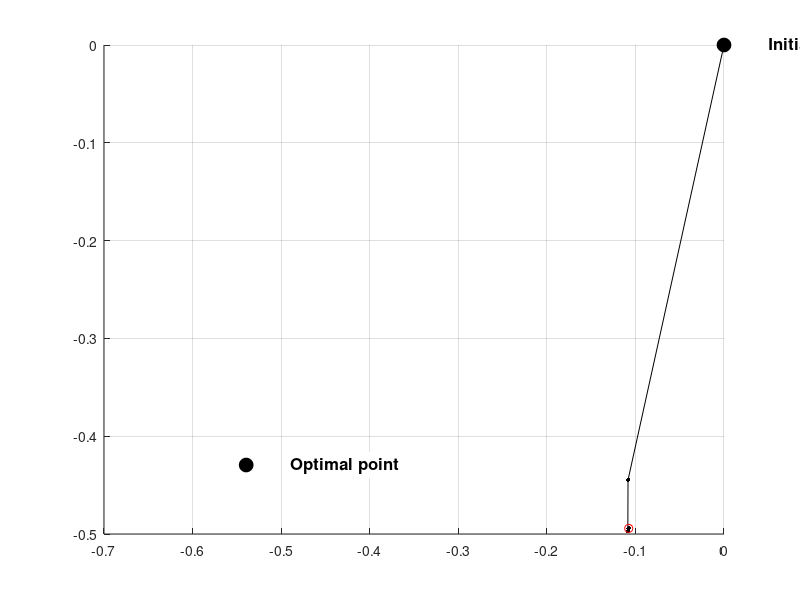

Write the MATLAB code that produced this figure.
%%%
% MPC-425, Exercise 2
%%% 
function ex2

% Problem:
%  min  0.5 * z' * prob.H * z + prob.q' * z
%  s.t. prob.G * z <= prob.d

%% Choose problem parameters
dim   = 2; % Number of optimization variables
speed = 'fast'; % set to 'fast' for fast convergence, and 'slow' to see what's going on
seed  = ceil(100*rand); % Set to any integer to choose the randomly generated problem

[prob,opt] = setupEx2(dim, speed, seed);

%%%%%%%%%%%%%%%%%%% THE BARRIER METHOD %%%%%%%%%%%%%%%%%%%
%%%%%%%%%%%%%%%%%%% THE BARRIER METHOD %%%%%%%%%%%%%%%%%%%

% Initialize
kappa = opt.kappa0;
z     = prob.z0;
zprev = z;

% Outer loop
stats.outerIterations = 0;
stats.innerIterations = 0;
tic
while kappa > opt.epsilon % Stop once the barrier term is small
  stats.outerIterations = stats.outerIterations + 1;
  
  % Inner loop (centering step)
  while 1
    stats.innerIterations = stats.innerIterations + 1;
    if any(prob.d-prob.G*z < 0), error('Current point z is not feasible'); end

    %vvvvvvvvvvvvvvvv YOUR CODE HERE vvvvvvvvvvvvvvvvvvv

    % Compute search Newton's direction 
    summ = 0;
    summ2 = 0;
    for k = 1:length(prob.d)
        di = prob.d(k);
        gi = prob.G(k,:);
        summ = summ + 1/(di-gi*z).^2*gi'*gi;
        summ2 = summ2 + 1/(di-gi*z)*gi';
    end
    A = prob.H + kappa*summ;
    b = -prob.H*z - prob.q - kappa*summ2;
    
    [L, U, P] = lu(A);
    y = L\P*b;
    Dz = U\y;

    %^^^^^^^^^^^^^^^^ YOUR CODE HERE ^^^^^^^^^^^^^^^^^^^

    if dim == 2, plot([z(1);zprev(1)],[z(2);zprev(2)],'k.-','markersize',10); drawnow; end

    t = 1;

    % Reduce t until z+t*Dz is feasible
    % (Backtrack for feasibility)
    % Use opt.beta / opt.alpha as the backtracking parameters

    while t > opt.epsilon && any(prob.G*(z+t*Dz) > prob.d)
      t = opt.beta*t;
    end

    % Reduce t to minimize f(z+t*Dz)
    % Use opt.beta / opt.alpha as the backtracking parameters

    while t > opt.epsilon
      fup   = prob.f(z+t*Dz) + kappa * prob.phi(z+t*Dz); 
      df    = prob.gradF(z)  + kappa * prob.gradPhi(z);
      fdown = prob.f(z)      + kappa * prob.phi(z) + opt.alpha*t*df'*Dz;

      if fup < fdown, break; end
      t=opt.beta*t;
    end

    % Termination condition
    % We stop if we're no longer making any progress, either because the
    % step size t is very small, or the size of the gradient is very small
    if t < opt.epsilon || norm(Dz) < opt.epsilon, break; end
    
    % Slow down convergence so we can see what's going on
    if opt.slow, t = min([t t/(20*norm(Dz)) ]); end
    
    % Take step
    zprev = z;
    z = z + t*Dz;
  end

  if dim == 2, plot(z(1),z(2),'ro'); drawnow; end

  % Decrease barrier parameter
  kappa = kappa * opt.mu;
end
stats.solveTime = toc;

%%%%%%%%%%%%%%%%%%% THE BARRIER METHOD END %%%%%%%%%%%%%%%%%%%
%%%%%%%%%%%%%%%%%%% THE BARRIER METHOD END %%%%%%%%%%%%%%%%%%%


%%
% Solve the optimization problem and compare
tic
[zopt,fval,flag] = quadprog(prob.H,prob.q,prob.G,prob.d);
stats.quadprogSolveTime = toc;
if flag ~= 1, error('Could not solve optimization problem'); end

fprintf('---------------------\n');
fprintf('Your optimal cost: %f\n', prob.f(z));
fprintf('True optimal cost: %f\n', fval);
fprintf('Error = %f\n\n', abs(prob.f(z) - fval));


if dim==2
  fprintf('---------------------\n');
  fprintf('Your optimal solution: [%.3f %.3f]\n', z(1), z(2));
  fprintf('True optimal solution: [%.3f %.3f]\n', zopt(1), zopt(2));
  fprintf('Norm of error = %f\n\n', norm(z-zopt));
end

fprintf('---------------------\n');
fprintf('Solution statistics:\n');
fprintf('  Number of outer iterations: %i\n', stats.outerIterations);
fprintf('  Number of inner iterations: %i\n', stats.innerIterations);
fprintf('  Solve time:                 %.2f seconds\n', stats.solveTime);
fprintf('  Matlab solve time:          %.2f seconds\n', stats.quadprogSolveTime);

end

function [prob, opt] = setupEx2(dim, speed, seed)
%
% Setup a random quadratic program
%

%% Create a random quadratic program with dim variables
prob = randomQP(dim, seed);

%% Plot the problem
if dim == 2
  plotOptimization(prob);
end

%% Barrier method parameters
% Select 'true' for slow convergence, so you can see the central path.
% Select 'false' for standard, fast convergence
opt = setBarrierParameters(strncmp(speed, 'slow', 1));

end

%% Set the optimization parameters
function opt = setBarrierParameters(isSlow)
if isSlow
  % Use these parameters for "slow" convergence, so you can see the central path
  opt.kappa0  = 100;   % Initial value of barrier parameter
  opt.alpha   = 0.02;  % Line search parameters
  opt.beta    = 0.9;
  opt.mu      = 0.8;   % Decrease rate for barrier parameter
  opt.epsilon = 1e-3;  % Optimality tolerance
  opt.slow    = true;
else
  % Use these parameters for "fast" convergence, to solve the optimization problem
  opt.kappa0  = 1;
  opt.alpha   = 0.02;
  opt.beta    = 0.7;
  opt.mu      = 1e-8;
  opt.epsilon = 1e-3;
  opt.slow    = false;
end
end

%% Plot the optimization problem (if it is 2D)
function plotOptimization(prob)
if prob.dim ~= 2
  fprintf('Can only plot two dimensional optimization problems\n');
  return
end
clf; hold on; grid on;
try
  P = Polyhedron(prob.G,prob.d);
  P.plot('alpha',0.1,'linewidth',3,'color','k');
  %plotPolyLine(polytope(prob.G,prob.d),'k',3);
  
  %[X,Y] = gridPolytope(polytope(prob.G,prob.d),50);
  [B,l,u]=bounding_box(polytope(prob.G,prob.d));
  [X,Y] = meshgrid(linspace(l(1)-0.1,u(1)+0.1,50),linspace(l(2)-0.1,u(2)+0.1,50));
  F = 0*X;
  for i = 1:size(X,1)
    for j = 1:size(X,2)
      z = [X(i,j);Y(i,j)];
      F(i,j) = prob.f(z);
    end
  end
  contour(X,Y,F,20);
catch
  warning('Could not plot the constraints - possibly MPT is not installed?');
end

% Compute optimal solution and plot
try
  [zopt,fval,flag] = quadprog(prob.H,prob.q,prob.G,prob.d);
  if flag ~= 1, error('Could not solve optimization problem'); end
  plot(zopt(1),zopt(2),'ko','markersize',10,'markerfacecolor','k');
  text(zopt(1)+0.05,zopt(2),'Optimal point','fontweight','bold','fontsize',12,'backgroundcolor','w');
  plot(prob.z0(1),prob.z0(2),'ko','markersize',10,'markerfacecolor','k');
  text(prob.z0(1)+0.05,prob.z0(2),'Initial point','fontweight','bold','fontsize',12,'backgroundcolor','w');
catch
  warning('Could not compute the optimal solution - possibly optimization toolbox isn''t installed?');
end

% Compute analytic center and plot
try
  x = sdpvar(size(prob.G,2),1);
  dd = optimize(prob.d-prob.G*x >= 0, -geomean(prob.d-prob.G*x));
  if dd.problem ~= 0, error('Could not compute analytic center'); end
  x = double(x);
  plot(x(1),x(2),'ko','markersize',10,'markerfacecolor','k');
  text(x(1)+0.05,x(2),'Analytic center','fontweight','bold','fontsize',12,'backgroundcolor','w');
  axis tight
catch
  warning('Could not compute analytic center - possibly YALMIP isn''t installed?');
end

end

%% Create a random quadratic program
function prob = randomQP(dim, seed)

% Number of optimization variables
prob.dim = dim;

% Set the seed of the random generator so we can get the same 'random'
% problem twice if we want
randn('state',seed);

% Create the problem
%  min  0.5 z'Hz + q'z s.t. Gx <= d
prob.G  = randn(5*dim,dim);
prob.d  = ones(5*dim,1);
prob.H  = randn(dim); prob.H = prob.H * prob.H';
prob.q  = randn(dim,1);

% We've chosen d = 1, so the point 0 is always in the interior of the
% constraints
prob.z0 = zeros(dim,1);

% Helper functions
prob.f       = @(z) 0.5*z'*prob.H*z + prob.q'*z;
prob.gradF   = @(z) prob.H*z + prob.q;
prob.phi     = @(z) sum(-log(prob.d-prob.G*z));
prob.gradPhi = @(z) prob.G'*diag(1./(prob.d-prob.G*z))*ones(length(prob.d),1);

end
